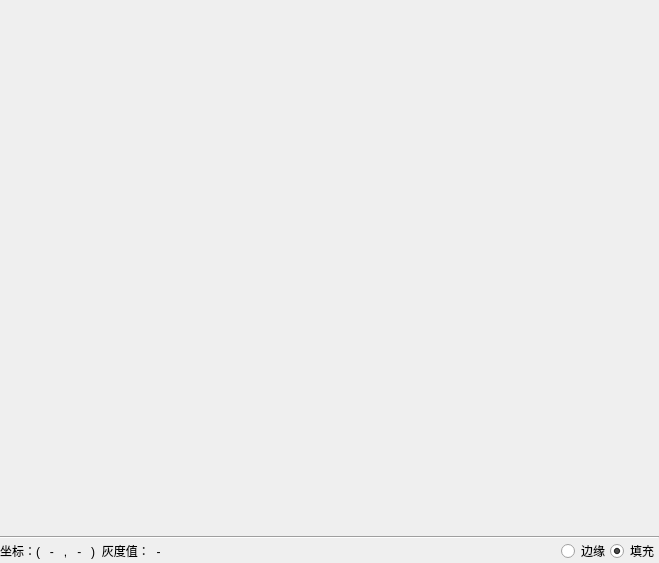
<?xml version="1.0" encoding="UTF-8"?>
<ui version="4.0">
 <class>ImageViewerHalcon</class>
 <widget class="QWidget" name="ImageViewerHalcon">
  <property name="geometry">
   <rect>
    <x>0</x>
    <y>0</y>
    <width>659</width>
    <height>563</height>
   </rect>
  </property>
  <property name="windowTitle">
   <string>Form</string>
  </property>
  <layout class="QVBoxLayout" name="verticalLayout">
   <property name="spacing">
    <number>0</number>
   </property>
   <property name="leftMargin">
    <number>0</number>
   </property>
   <property name="topMargin">
    <number>0</number>
   </property>
   <property name="rightMargin">
    <number>0</number>
   </property>
   <property name="bottomMargin">
    <number>0</number>
   </property>
   <item>
    <layout class="QVBoxLayout" name="verticalLayout_2">
     <property name="spacing">
      <number>0</number>
     </property>
     <property name="topMargin">
      <number>0</number>
     </property>
     <item>
      <widget class="QLabel" name="label_Img">
       <property name="sizePolicy">
        <sizepolicy hsizetype="Preferred" vsizetype="Expanding">
         <horstretch>0</horstretch>
         <verstretch>0</verstretch>
        </sizepolicy>
       </property>
       <property name="text">
        <string/>
       </property>
      </widget>
     </item>
     <item>
      <widget class="Line" name="line">
       <property name="orientation">
        <enum>Qt::Horizontal</enum>
       </property>
      </widget>
     </item>
     <item>
      <layout class="QHBoxLayout" name="horizontalLayout">
       <property name="spacing">
        <number>0</number>
       </property>
       <property name="topMargin">
        <number>0</number>
       </property>
       <item>
        <widget class="QLabel" name="label">
         <property name="sizePolicy">
          <sizepolicy hsizetype="Expanding" vsizetype="Preferred">
           <horstretch>0</horstretch>
           <verstretch>0</verstretch>
          </sizepolicy>
         </property>
         <property name="text">
          <string>坐标：(   -   ,   -   )  灰度值：  -  </string>
         </property>
        </widget>
       </item>
       <item>
        <layout class="QHBoxLayout" name="horizontalLayout_2">
         <property name="topMargin">
          <number>0</number>
         </property>
         <item>
          <widget class="QRadioButton" name="radioButton">
           <property name="text">
            <string>边缘</string>
           </property>
           <property name="checked">
            <bool>false</bool>
           </property>
          </widget>
         </item>
         <item>
          <widget class="QRadioButton" name="radioButton_2">
           <property name="text">
            <string>填充</string>
           </property>
           <property name="checked">
            <bool>true</bool>
           </property>
          </widget>
         </item>
        </layout>
       </item>
      </layout>
     </item>
    </layout>
   </item>
  </layout>
 </widget>
 <resources/>
 <connections/>
</ui>
